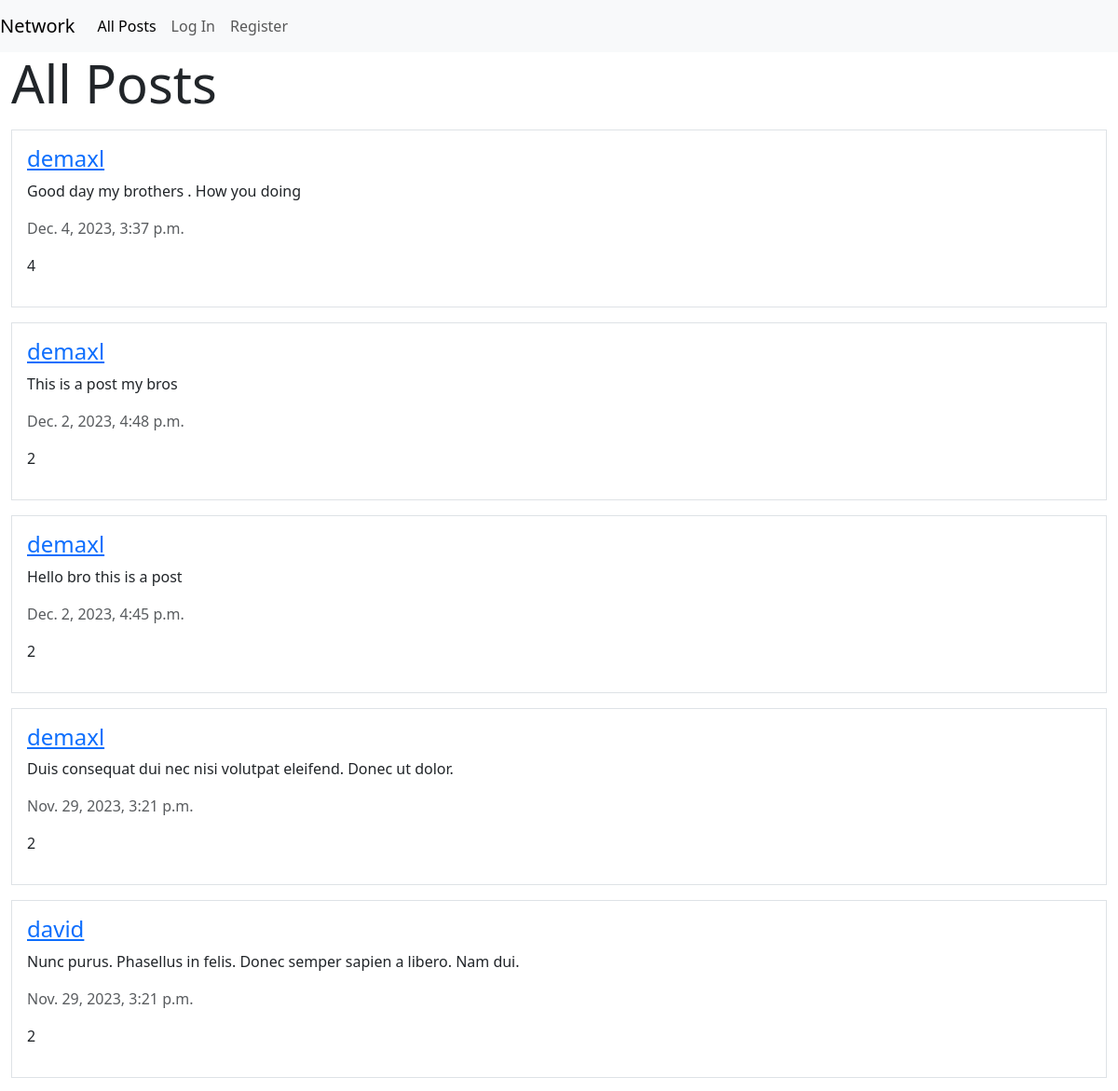
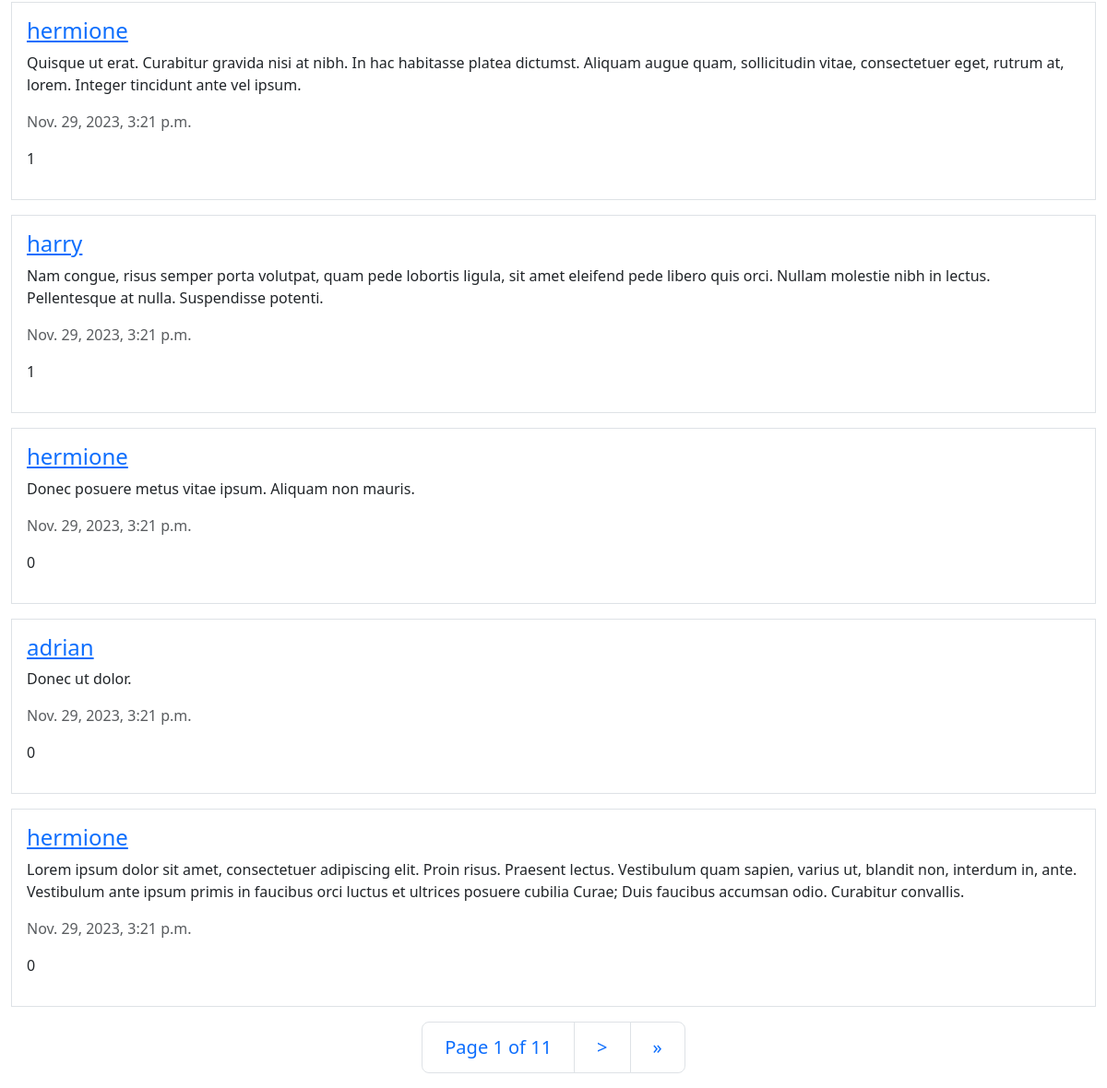
The page / on the database its author committed (2 pictures, top to bottom).
### network/models.py (models this page shows, shortened)
class Post(models.Model):
    poster = models.ForeignKey(User, on_delete=models.CASCADE, related_name="posts")
    body = models.TextField(max_length=1000)
    date_time = models.DateTimeField(auto_now_add=True)
    likes = models.ManyToManyField(User, related_name="liked_posts", blank=True)

class User(AbstractUser):
    def follow(self, user):
        Follow.objects.create(follower=self, following=user)

### network/views.py (the view, shortened to what this page needs)
# urls.py: path("", views.index, name="index"),
def index(request):
    return render(request, "network/index.html", {
        "page_obj": paginate(request, Post.objects.all().order_by("-date_time")),
        "headline": "All Posts"
    })

### network/views.py (called while the page is built)
def paginate(request, queryset):
    p = Paginator(queryset, 10)
    page_num = request.GET.get("page", 1)
    page_obj = p.get_page(page_num)
    return page_obj

### network/templates/network/index.html (shortened to what this page needs)
{% extends "network/layout.html" %}
{% block body %}
    <div class="container-fluid">
        <h1 class="display-4">{{ headline }}</h1>
        <div>
            {% for post in page_obj.object_list %}
                {% with post=post user=user counter=forloop.counter %}
                    {% include "network/post.html" with post=post user=user counter=counter %}
                {% endwith %}
            {% endfor %}
        </div>
        {% include "network/pagination.html" %}
    </div>
{% endblock %}

### network/templates/network/post.html (shortened to what this page needs)
<div class="border my-3 p-3 post-container" data-post-id={{post.id}} id="post-{{ post.id }}">
    <h4 class="post-poster"><a href="{% url 'profile' post.poster %}">{{ post.poster }}</a></h4>
    <p class='post-body'>{{ post.body}} </p>
    <p class="text-muted">{{ post.date_time }}</p>
    <p>
        {{ post.likes.count }}
    </p>
</div>

### rows shown on the page
Post: poster "demaxl", body "Good day my brothers . How you doing", date_time "Dec. 4, 2023, 3:37 p.m.", likes.count "4"
Post: poster "demaxl", body "This is a post my bros", date_time "Dec. 2, 2023, 4:48 p.m.", likes.count "2"
Post: poster "demaxl", body "Hello bro this is a post", date_time "Dec. 2, 2023, 4:45 p.m.", likes.count "2"
Post: poster "demaxl", body "Duis consequat dui nec nisi volutpat eleifend. Donec ut dolor.", date_time "Nov. 29, 2023, 3:21 p.m.", likes.count "2"
Post: poster "david", body "Nunc purus. Phasellus in felis. Donec semper sapien a libero. Nam dui.", date_time "Nov. 29, 2023, 3:21 p.m.", likes.count "2"
Post: poster "hermione", body "Quisque ut erat. Curabitur gravida nisi at nibh. In hac habitasse platea dictumst. Aliquam augue quam, sollicitudin vitae, consectetuer eget, rutrum at, lorem. Integer tincidunt ante vel ipsum.", date_time "Nov. 29, 2023, 3:21 p.m.", likes.count "1"
Post: poster "harry", body "Nam congue, risus semper porta volutpat, quam pede lobortis ligula, sit amet eleifend pede libero quis orci. Nullam molestie nibh in lectus. Pellentesque at nulla. Suspendisse potenti.", date_time "Nov. 29, 2023, 3:21 p.m.", likes.count "1"
Post: poster "hermione", body "Donec posuere metus vitae ipsum. Aliquam non mauris.", date_time "Nov. 29, 2023, 3:21 p.m.", likes.count "0"
Post: poster "adrian", body "Donec ut dolor.", date_time "Nov. 29, 2023, 3:21 p.m.", likes.count "0"
Post: poster "hermione", body "Lorem ipsum dolor sit amet, consectetuer adipiscing elit. Proin risus. Praesent lectus. Vestibulum quam sapien, varius ut, blandit non, interdum in, ante. Vestibulum ante ipsum primis in faucibus orci luctus et ultrices posuere cubilia Curae; Duis faucibus accumsan odio. Curabitur convallis.", date_time "Nov. 29, 2023, 3:21 p.m.", likes.count "0"

### other values the page prints
{{ headline }} "All Posts"
{{ page_obj.number }} "1"
{{ page_obj.paginator.num_pages }} "11"
